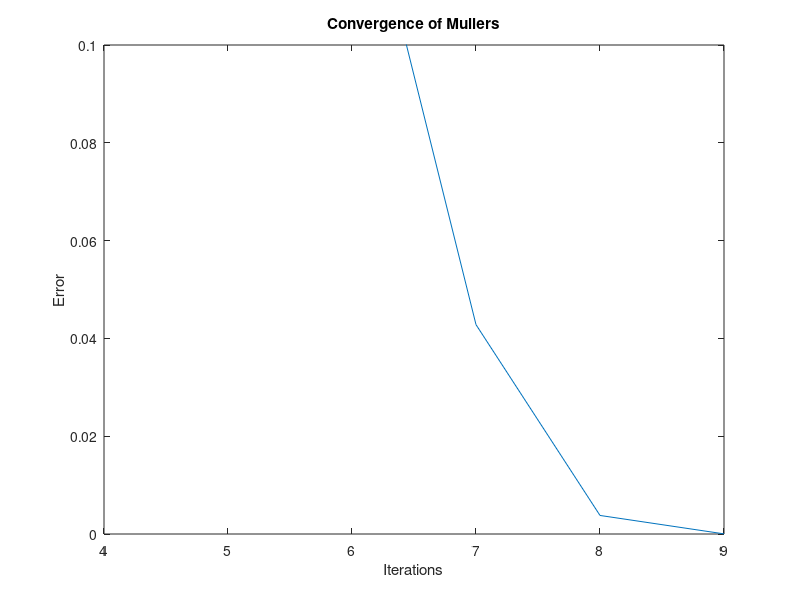

Write MATLAB code to recreate this figure.
%Mullers Method in MATLAB
%Author: R Abhinandan
%AM.EN.U4ME18040
f=@(x) x^4-3*x^3+x^2+x+1; %Change the function
p0=0.5; p1=-0.5; p2=0; %Change the inital values
tol=10^-5; h1 = p1-p0; h2 = p2-p1; d1=(f(p1)-f(p0))/h1; d2=(f(p2)-f(p1))/h2; d=(d2-d1)/(h2 + h1); i = 3;
while i<100
    b = d2 + h2*d;
    D = (b^2-4*f(p2)*d)^0.5;
    if abs(b-D)<abs(b+D)
        E=b+D;
    else
        E=b-D;
    end
    h = -2*f(p2)/E;
    p = p2 + h;
    if abs(h)<tol
        disp(p);
        break
    end
    p0 = p1;
    p1 = p2;
    p2 = p;
    h1 = p1 - p0;
    h2 = p2 - p1;
    d1 = (f(p1)-f(p0))/h1;
    d2 = (f(p2)-f(p1))/h2;
    d = (d2-d1)/(h2 + h1);
    i = i + 1;
    err(i)=abs(h);
end
figure
plot(err)
title('Convergence of Mullers')
ylabel('Error')
xlabel('Iterations')
axis ([4 9 0 10e-2]) %Don't change the '4'. Change the '9' as per the 'i' value in the workspace, ie no of iterations required to compute the root   
